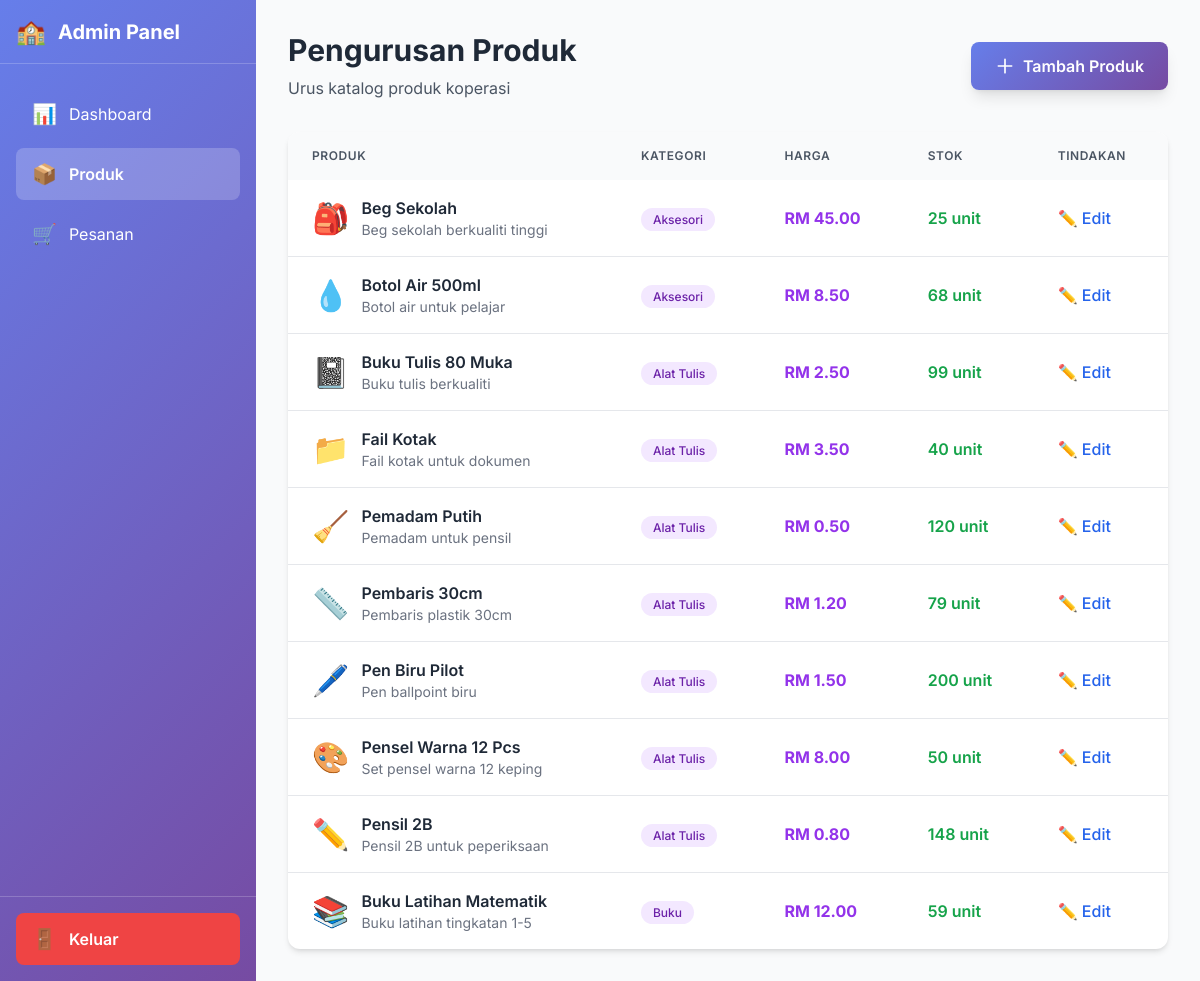
/admin/products (signed in), run on the app's committed database.
### tables this page shows
CREATE TABLE products
                 (id INTEGER PRIMARY KEY AUTOINCREMENT,
                  name TEXT NOT NULL,
                  description TEXT,
                  price REAL NOT NULL,
                  stock INTEGER NOT NULL,
                  category TEXT,
                  image TEXT,
                  created_at TIMESTAMP DEFAULT CURRENT_TIMESTAMP);

### app.py (the view)
@app.route('/admin/products')
def admin_products():
    if 'user_id' not in session or session.get('role') != 'admin':
        return redirect(url_for('login'))
    db = get_db()
    products = db.execute('SELECT * FROM products ORDER BY category, name').fetchall()
    db.close()
    return render_template('admin_products.html', products=products)

### app.py (called while the page is built)
def get_db():
    conn = sqlite3.connect('koperasi.db')
    conn.row_factory = sqlite3.Row
    return conn

### templates/admin_products.html (shortened to what this page needs)
{% extends "base.html" %}
{% block content %}
<div class="flex h-screen bg-gray-50">
    <div class="hidden md:flex md:flex-col md:w-64 gradient-bg text-white flex-shrink-0">
        <div class="flex items-center h-16 px-4 border-b border-white/20">
            <span class="text-2xl mr-3">🏫</span>
            <span class="font-bold text-xl">Admin Panel</span>
        </div>
        <nav class="flex-1 px-4 py-6 space-y-2">
            <a href="{{ url_for('admin_dashboard') }}"
               class="flex items-center px-4 py-3 rounded-lg hover:bg-white/10 transition">
                <span class="text-xl mr-3">📊</span>
                Dashboard
            </a>
            <a href="{{ url_for('admin_products') }}"
               class="flex items-center px-4 py-3 rounded-lg bg-white/20 font-semibold hover:bg-white/30 transition">
                <span class="text-xl mr-3">📦</span>
                Produk
            </a>
            <a href="{{ url_for('admin_orders') }}"
               class="flex items-center px-4 py-3 rounded-lg hover:bg-white/10 transition">
                <span class="text-xl mr-3">🛒</span>
                Pesanan
            </a>
        </nav>
        <div class="p-4 border-t border-white/20">
            <a href="{{ url_for('logout') }}"
               class="flex items-center px-4 py-3 rounded-lg bg-red-500 hover:bg-red-600 font-semibold transition">
                <span class="text-xl mr-3">🚪</span>
                Keluar
            </a>
        </div>
    </div>
    <div class="flex-1 overflow-auto">
        <div class="max-w-7xl mx-auto px-4 sm:px-6 lg:px-8 py-8">
            <div class="flex flex-col sm:flex-row justify-between items-start sm:items-center mb-8 gap-4">
                <div>
                    <h1 class="text-3xl font-bold text-gray-800 mb-2">Pengurusan Produk</h1>
                    <p class="text-gray-600">Urus katalog produk koperasi</p>
                </div>
                <button onclick="showAddProductModal()"
                        class="gradient-bg text-white px-6 py-3 rounded-lg font-semibold hover:opacity-90 transition transform hover:scale-105 shadow-lg">
                    <span class="flex items-center">
                        <svg class="w-5 h-5 mr-2" fill="none" stroke="currentColor" viewBox="0 0 24 24">
                            <path stroke-linecap="round" stroke-linejoin="round" stroke-width="2" d="M12 4v16m8-8H4"></path>
                        </svg>
                        Tambah Produk
                    </span>
                </button>
            </div>
            <div class="bg-white rounded-xl shadow-md overflow-hidden">
                <div class="overflow-x-auto">
                    <table class="w-full">
                        <thead class="bg-gray-50">
                            <tr>
                                <th class="px-6 py-4 text-left text-xs font-semibold text-gray-600 uppercase tracking-wider">Produk</th>
                                <th class="px-6 py-4 text-left text-xs font-semibold text-gray-600 uppercase tracking-wider">Kategori</th>
                                <th class="px-6 py-4 text-left text-xs font-semibold text-gray-600 uppercase tracking-wider">Harga</th>
                                <th class="px-6 py-4 text-left text-xs font-semibold text-gray-600 uppercase tracking-wider">Stok</th>
                                <th class="px-6 py-4 text-left text-xs font-semibold text-gray-600 uppercase tracking-wider">Tindakan</th>
                            </tr>
                        </thead>
                        <tbody class="divide-y divide-gray-200">
                            {% for product in products %}
                            <tr class="hover:bg-gray-50 transition">
                                <td class="px-6 py-4">
                                    <div class="flex items-center">
                                        <span class="text-3xl mr-3">{{ product.image }}</span>
                                        <div>
                                            <p class="font-semibold text-gray-800">{{ product.name }}</p>
                                            <p class="text-sm text-gray-500">{{ product.description }}</p>
                                        </div>
                                    </div>
                                </td>
                                <td class="px-6 py-4 whitespace-nowrap">
                                    <span class="px-3 py-1 rounded-full text-xs font-medium bg-purple-100 text-purple-800">
                                        {{ product.category }}
                                    </span>
                                </td>
                                <td class="px-6 py-4 whitespace-nowrap">
                                    <span class="font-bold text-purple-600">RM {{ "%.2f"|format(product.price) }}</span>
                                </td>
                                <td class="px-6 py-4 whitespace-nowrap">
                                    <span class="font-semibold {% if product.stock > 10 %}text-green-600{% elif product.stock > 0 %}text-orange-600{% else %}text-red-600{% endif %}">
                                        {{ product.stock }} unit
                                    </span>
                                </td>
                                <td class="px-6 py-4 whitespace-nowrap">
                                    <button onclick="showEditModal({{ product.id }}, '{{ product.name }}', {{ product.price }}, {{ product.stock }})"
                                            class="text-blue-600 hover:text-blue-800 font-medium mr-3">
                                        ✏️ Edit
                                    </button>
                                </td>
                            </tr>
                            {% endfor %}
                        </tbody>
                    </table>
                </div>
            </div>
        </div>
    </div>
</div>
{% endblock %}

### templates/base.html (style rules this page uses)
body { font-family: 'Inter', sans-serif; }
.gradient-bg { background: linear-gradient(135deg, #667eea 0%, #764ba2 100%); }

### data on the page
products: image "🎒", name "Beg Sekolah", description "Beg sekolah berkualiti tinggi", category "Aksesori", price "45.00", stock "25"
products: image "💧", name "Botol Air 500ml", description "Botol air untuk pelajar", category "Aksesori", price "8.50", stock "68"
products: image "📓", name "Buku Tulis 80 Muka", description "Buku tulis berkualiti", category "Alat Tulis", price "2.50", stock "99"
products: image "📁", name "Fail Kotak", description "Fail kotak untuk dokumen", category "Alat Tulis", price "3.50", stock "40"
products: image "🧹", name "Pemadam Putih", description "Pemadam untuk pensil", category "Alat Tulis", price "0.50", stock "120"
products: image "📏", name "Pembaris 30cm", description "Pembaris plastik 30cm", category "Alat Tulis", price "1.20", stock "79"
products: image "🖊️", name "Pen Biru Pilot", description "Pen ballpoint biru", category "Alat Tulis", price "1.50", stock "200"
products: image "🎨", name "Pensel Warna 12 Pcs", description "Set pensel warna 12 keping", category "Alat Tulis", price "8.00", stock "50"
products: image "✏️", name "Pensil 2B", description "Pensil 2B untuk peperiksaan", category "Alat Tulis", price "0.80", stock "148"
products: image "📚", name "Buku Latihan Matematik", description "Buku latihan tingkatan 1-5", category "Buku", price "12.00", stock "59"
